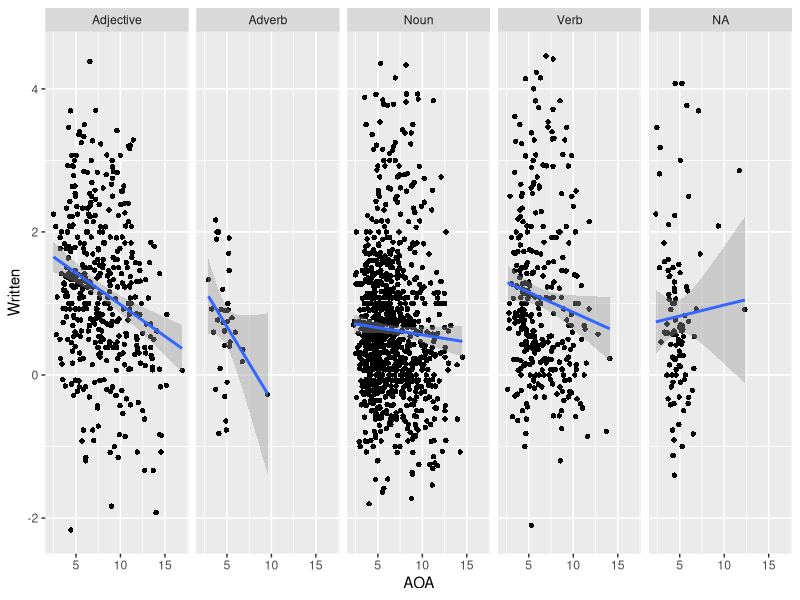
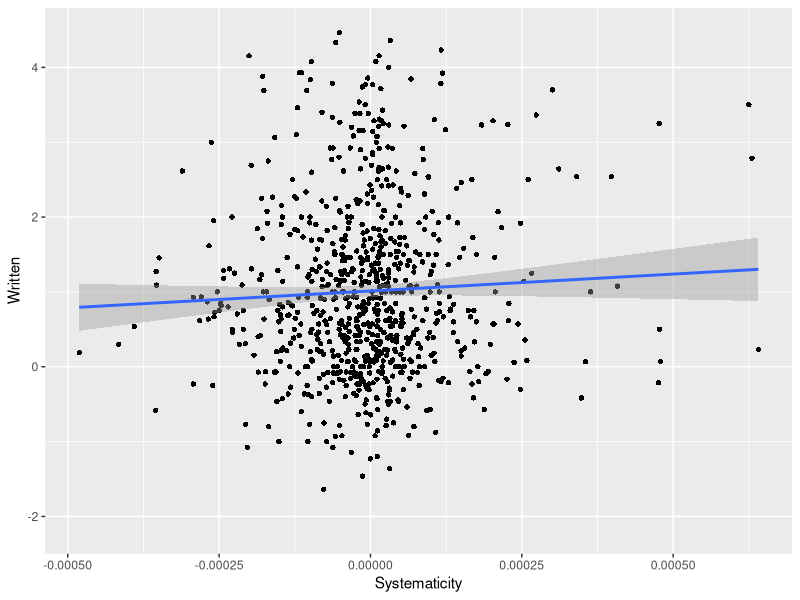
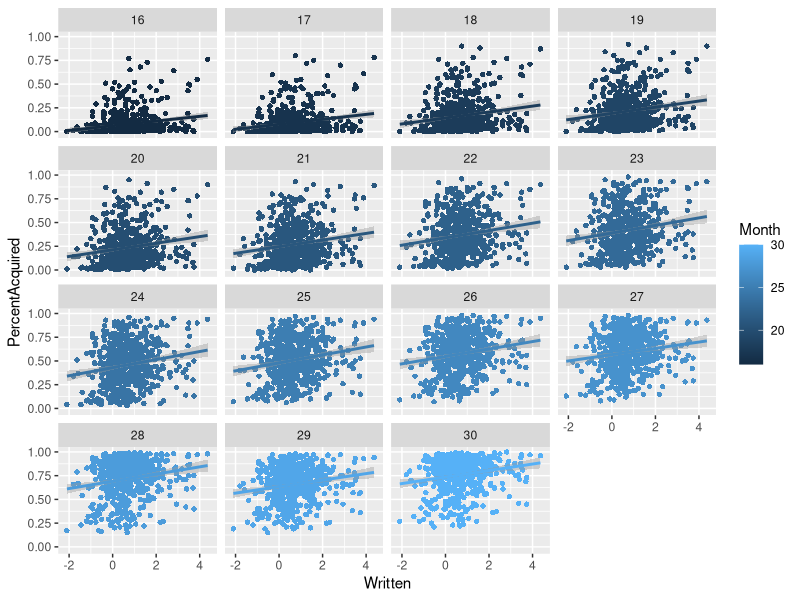
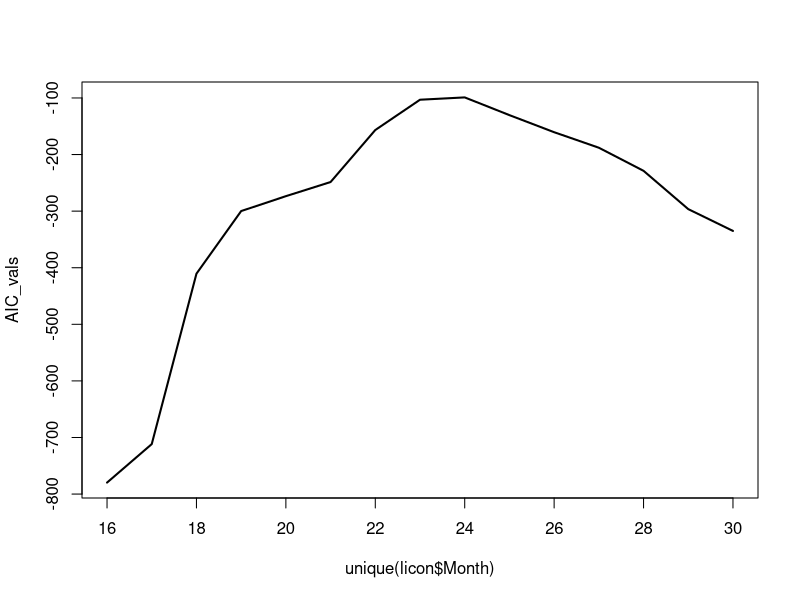
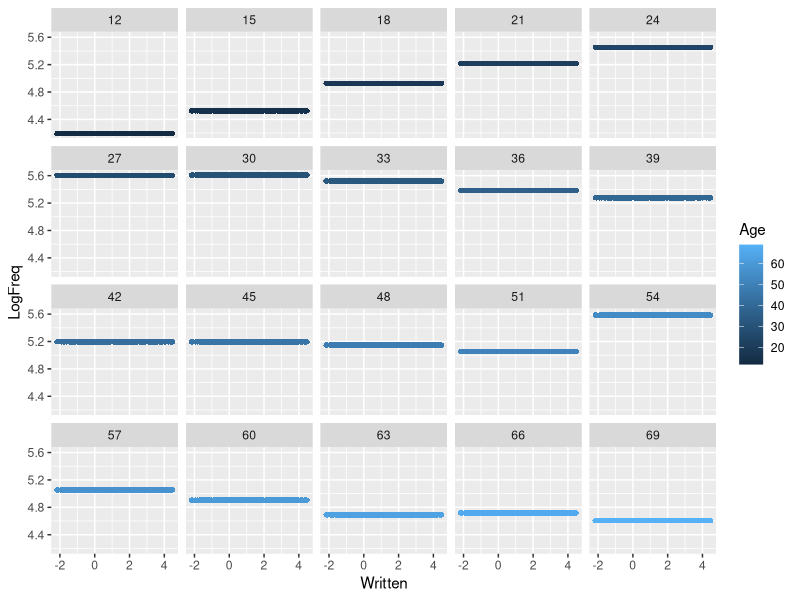
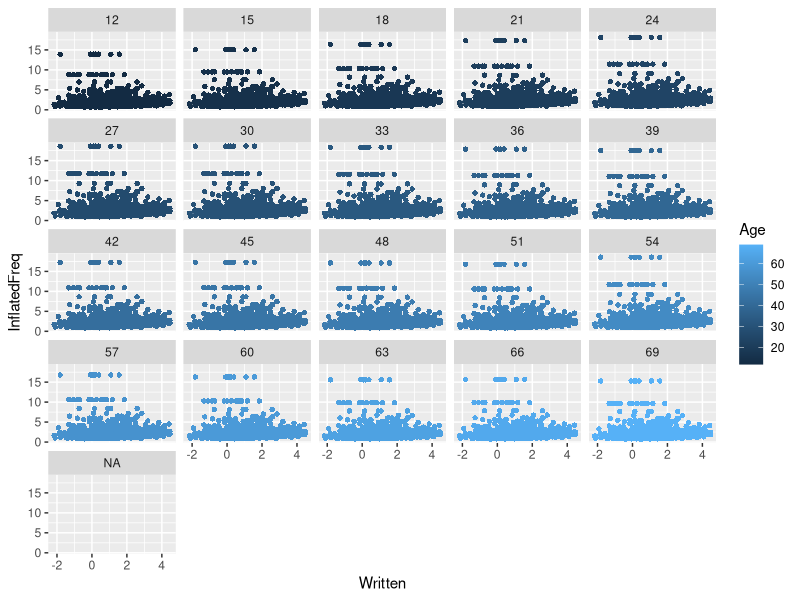
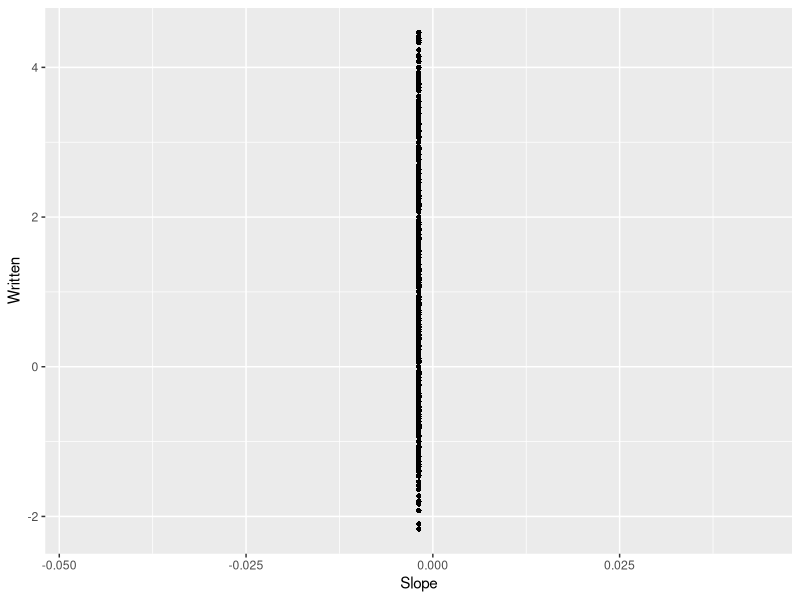
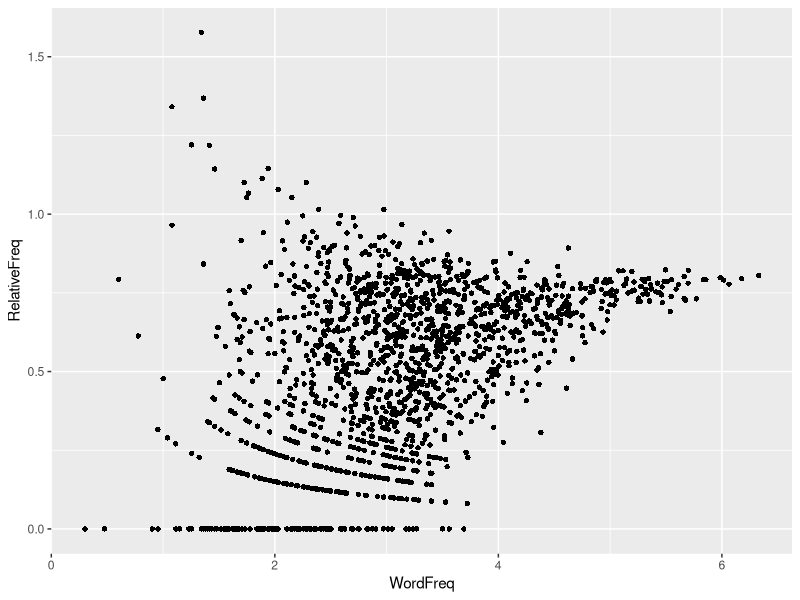

Write R code to recreate these figures, in order.
## Bodo Winter
## August 24, 2015
## Analysis of iconicity data for Evolang

## Analysis is split into three parts:
## (1) - Analysis of Brysbaert et al. (2014) AOA ratings
## (2) - Analysis of MCDI %used, retrieved from Wordbank (%
## (3) - Analysis of CHILDES productions
## (4) - Analysis of MCDI raw child production data
## (5) - Analysis of Parental Input Frequency from CHILDES


library(ggplot2)
library(car)
library(dplyr)
library(reshape2)
library(lme4)


##------------------------------------------------------------------
## Preprocessing:
##------------------------------------------------------------------

## Load in datasets:

setwd('/Users/teeniematlock/Desktop/research/iconicity/evolang_AOA_analysis/')
icon <- read.csv('iconicity_ratings_both.csv')
mon <- read.csv('monaghan2014_systematicity.csv')
mcdi <- read.csv('MCDI_item_data.csv')				# from wordbank
parent <- readLines('CHILDES_parentfreq.txt')		# what a messy format!
childes <- read.csv('childes_child_freq.csv')
wbank <- read.csv('wordbank_item_frequencies.csv')

## Clean up the parental input frequencies:

# parent <- parent[-c(length(parent)-1, length(parent))]		# last two entries are broken
parent <- strsplit(parent, ' ')
parent <- lapply(parent, FUN = function(x) x[x!= ''])
parent <- parent[!sapply(parent, FUN = function(x) any(is.na(x)))]
parent.df <- t(as.data.frame(parent))
parent.df <- as.data.frame(parent.df)
colnames(parent.df) = c('ParentFrequency', 'Word')
rownames(parent.df) = 1:nrow(parent.df)

## Merge parental input frequencies with main data frame;

icon$ParentFrequency <- parent.df[match(icon$Word, parent.df$Word), ]$ParentFrequency
icon$ParentFrequency <- as.numeric(as.character(icon$ParentFrequency))
icon$LogParentFreq <- log10(icon$ParentFrequency)

## Merge Monaghan et al. (2014) dataset with main iconicity dataset:

icon$Systematicity <- mon[match(icon$Word, mon$word),]$relativeIconicity
length(na.omit(icon$Systematicity))		# 799 words for which there is a match to Monaghan et al. (2014)

## Rename:

colnames(mcdi) <- gsub('X', 'mcdi_',colnames(mcdi))

## Add MCDI AOA values to main dataset:

icon <- cbind(icon,
	mcdi[match(icon$Word, mcdi$definition), grep('mcdi_', colnames(mcdi))])



##------------------------------------------------------------------
## Part #1: Brysbaert AOA ratings:
##------------------------------------------------------------------

## Plot iconicity against AOA:

quartz('', 11, 5)
ggplot(icon,
	aes(x = AOA, y = Written)) +
	geom_point(shape = 16) + 
	geom_smooth(method = 'lm') +
	facet_grid(~ContentPOS)

## Make an analysis of this, first a marginal analysis ignoring all other factors:

xmdl <- lm(AOA ~ Written, icon)
summary(xmdl)

## For the fuller analysis, center all variables:

icon <- mutate(icon,
	Written_c = Written - mean(Written, na.rm = T),
	Systematicity_c = Systematicity - mean(Systematicity, na.rm = T),
	WordFreq_c = WordFreq - mean(WordFreq, na.rm = T))

## A fuller analysis, controlling for the other variables:

xmdl <- lm(AOA ~ Written_c + Systematicity_c +
	WordFreq_c + ContentPOS, icon)
summary(xmdl)
vif(xmdl)			# actually o.k. (no collinearity issue)

## Check how much _unique_ variance iconicity contributes above and beyond systematicity:

xmdl.noicon <- lm(AOA ~ 1 + Systematicity_c +
	WordFreq_c + ContentPOS, icon)
summary(xmdl.noicon)$r.squared
summary(xmdl)$r.squared				# about 1%

## Check how much _unique_ variance iconicity contributes above and beyond only POS & frequency:

xmdl.1 <- lm(AOA ~ WordFreq_c + ContentPOS, icon)
xmdl.2 <- lm(AOA ~ Written_c + WordFreq_c + ContentPOS, icon)
summary(xmdl.1)$r.squared
summary(xmdl.2)$r.squared			# ~5%

## What is the relationship between systematicity and the iconicity ratings?:

quartz('', 8, 6)
ggplot(icon,
	aes(x = Systematicity, y = Written)) +
	geom_point(shape = 16) +
	geom_smooth(method = 'lm')
cor.test(icon$Systematicity, icon$Written)			# not related!

## Compare AIC values of iconicity against systematicity on subset for which there are both:

all_completes <- complete.cases(icon$Written_c) & complete.cases(icon$Systematicity_c)
icon.subset <- icon[all_completes, ]
xmdl.icon <- lm(AOA ~ Written_c + WordFreq_c, icon.subset)
xmdl.sys <- lm(AOA ~ Systematicity_c + WordFreq_c, icon.subset)
AIC(xmdl.icon)
AIC(xmdl.sys)
diff(c(AIC(xmdl.sys), AIC(xmdl.icon)))



##------------------------------------------------------------------
## Part #2: MCDI analysis of "proportion of children used this word"
##------------------------------------------------------------------

## Make into long format so that every word has a %acquired value for each month:

icon.relevant <- dplyr:::select(icon,
	Word, Written, WordFreq, Systematicity,
	(mcdi_16:mcdi_30))
licon <- melt(icon.relevant,
	id.vars = c('Word', 'Written', 'WordFreq', 'Systematicity'))
licon <- rename(licon,
	Month = variable, PercentAcquired = value)
licon$Month <- as.numeric(gsub('mcdi_', '', as.character(licon$Month)))

## Make a plot of this relationship:

quartz('', 11, 6)
ggplot(licon,
	aes(x = Written, y = PercentAcquired, col = Month)) + 
	geom_point(shape = 16) +
	geom_smooth(method = 'lm') + 
	facet_wrap(~Month)

## For every month, compute the fit of the Iconicity-only model:

AIC_vals <- c()
for(i in unique(licon$Month)) {
	temporary_subset <- filter(licon, Month == i)
	
	temporary_model <- lm(PercentAcquired ~ Written, temporary_subset)
		
	AIC_vals <- c(AIC_vals, AIC(temporary_model))
	}
quartz('', 9, 6)
plot(unique(licon$Month), AIC_vals, type = 'l', lwd = 2)

## For modeling, center again:

licon <- mutate(licon,
	Written_c = Written - mean(Written, na.rm = T),
	Systematicity_c = Systematicity - mean(Systematicity, na.rm = T),
	WordFreq_c = WordFreq - mean(WordFreq, na.rm = T),
	Month_c = Month - mean(Month, na.rm = T))

## Model this relationship, first with the full data:

xmdl <- lmer(PercentAcquired ~ Written_c + Month_c + WordFreq_c +
	Written_c:Month_c + WordFreq_c:Month_c +
	(1|Word), licon)
summary(xmdl)




##------------------------------------------------------------------
## Part #3: Childes production frequency
##------------------------------------------------------------------

## How many words do we have in CHILDES?

length(unique(childes$Word))		# 1,951

## Add iconicity, frequency and systematicity data to childes:

childes$Written <- icon[match(childes$Word, icon$Word), ]$Written
childes$Systematicity <- icon[match(childes$Word, icon$Word), ]$Systematicity
childes$FreqSUBTLEX <- icon[match(childes$Word, icon$Word), ]$WordFreq

## Make a plot of this:

quartz('', 11, 6.5)
ggplot(childes[childes$LogFreq != 0,],
	aes(x = Written, y = LogFreq, col = Age)) +
	geom_point(shape = 16) +
	geom_smooth(method = 'lm') + 
	facet_wrap(~Age)			# what is happening here?

## Calculate adult inflated frequency:

childes$InflatedFreq <- log10(childes$Freq + 1)
childes$InflatedFreq <- childes$InflatedFreq / childes$FreqSUBTLEX

## Check whether this makes sense:

head(arrange(childes, desc(InflatedFreq)), 20)
head(arrange(childes, InflatedFreq), 20)

## Plot this inflated frequency measure:

quartz('', 11, 6.5)
ggplot(childes[childes$InflatedFreq != 0,],
	aes(x = Written, y = InflatedFreq, col = Age)) +
	geom_point(shape = 16) +
	geom_smooth(method = 'lm') + 
	facet_wrap(~Age)			# what is happening here?

## Center for analysis:

childes <- mutate(childes,
	Written_c = Written - mean(Written, na.rm = T),
	Systematicity_c = Systematicity - mean(Systematicity, na.rm = T),
	Age_c = Age - mean(Age, na.rm = T),
	FreqSUBTLEX_c = FreqSUBTLEX - mean(FreqSUBTLEX, na.rm = T))

## Make an analysis of this:

summary(lm(InflatedFreq ~ Written_c + Written_c:Age_c, childes))
summary(lm(LogFreq ~ Written_c  + FreqSUBTLEX_c +
	FreqSUBTLEX_c:Age_c + Written_c:Age_c, childes))
	# these two produce conceptually similar results

## Compute slopes:

childes_slopes <- data.frame(Word = unique(childes$Word))
childes_slopes$Slope <- numeric(nrow(childes_slopes))
for (i in childes_slopes$Word) {
	xtemp <- childes[childes$Word == i,]
	childes_slopes[childes_slopes$Word == i,]$Slope <- coef(lm(LogFreq ~ Age, xtemp))[2]
	}

## Check whether the result makes intuitive sense:

head(arrange(childes_slopes, desc(Slope)), 20)
head(arrange(childes_slopes, Slope), 20)

## Add iconicity to this:

childes_slopes$Written <- icon[match(childes_slopes$Word, icon$Word),]$Written
childes_slopes$Systematicity <- icon[match(childes_slopes$Word, icon$Word),]$Systematicity

## Plot both:

quartz('', 9, 6)
ggplot(childes_slopes,
	aes(x = Slope, y = Written)) +
	geom_point(shape = 16) +
	geom_smooth(method = 'lm')
# interpretation: those that increase in frequency are less likely to be iconic;
# those that decrease in frequency are more iconic




##------------------------------------------------------------------
## Part #4: Wordbank production frequency; IGNORE THIS FOR NOW!!!! (it's BULLSHIT)
##------------------------------------------------------------------

# ## Add iconicity data, systematicity scores and SUBTLEX frequency data to wordbank:

# wbank$Written <- icon[match(wbank$Word, icon$Word), ]$Written
# wbank$Systematicity <- icon[match(wbank$Word, icon$Word), ]$Systematicity
# wbank$WordFreq <- icon[match(wbank$Word, icon$Word), ]$WordFreq

# ## Make a plot of this child production frequency against iconicity:

# quartz('', 11, 6.5)
# ggplot(wbank,
	# aes(x = Written, y = LogFreq, col = Age)) +
	# geom_point(shape = 16) +
	# geom_smooth(method = 'lm') + 
	# facet_wrap(~Age)

# ## For every month, compute the fit of the Iconicity-only model:

# AIC_vals <- c()
# slopes <- c()
# for(i in unique(wbank$Age)) {
	# temporary_subset <- filter(wbank, Age == i)
	
	# temporary_model <- lm(LogFreq ~ Written, temporary_subset)
		
	# AIC_vals <- c(AIC_vals, AIC(temporary_model))
	# slopes <- c(slopes, coef(temporary_model)[2])
	# }

# ## Plot AIC values:

# quartz('', 9, 6)
# plot(unique(wbank$Age), AIC_vals, type = 'l', lwd = 2)

# ## Plot slopes:

# quartz('', 9, 6)
# plot(unique(wbank$Age), slopes, type = 'l', lwd = 2)

# ## Create a measure of "inflated in child language frequency" by using SUBTLEX:

# wbank$InflatedFreq <- wbank$LogFreq/wbank$WordFreq

# ## Plot this:

# quartz('', 11, 6.5)
# ggplot(wbank,
	# aes(x = Written, y = InflatedFreq, col = Age)) +
	# geom_point(shape = 16) +
	# geom_smooth(method = 'lm') + 
	# facet_wrap(~Age)

# ## Take an average inflated measure for each word (across all ages):

# wbank_sums <- aggregate(Freq ~ Word, wbank, sum)
# wbank_sums$LogFreq <- wbank_sums$Freq
# wbank_sums$LogFreqSUBTLEX <- wbank[match(wbank_sums$Word,wbank$Word),]$WordFreq
# wbank_sums$Written <- wbank[match(wbank_sums$Word,wbank$Word),]$Written
# wbank_sums$Systematicity <- icon[match(wbank_sums$Word,icon$Word),]$Systematicity
# wbank_sums$InflatedFreq <- wbank_sums$LogFreq / wbank_sums$LogFreqSUBTLEX

# ## Sort by inflated freq to see whether it make sense (are the highest words more 'child-y'?):

# head(arrange(wbank_sums, desc(InflatedFreq)))

# ## Plot inflated freq against written iconicity:

# quartz('', 9, 6)
# ggplot(wbank_sums,
	# aes(x = Written, y = InflatedFreq)) +
	# geom_point(shape = 16) +
	# geom_smooth(method = 'lm')

# ## Plot inflated freq against systematicity:

# quartz('', 9, 6)
# ggplot(wbank_sums,
	# aes(x = Systematicity, y = InflatedFreq)) +
	# geom_point(shape = 16) +
	# geom_smooth(method = 'lm')

# ## Make models of this:

# summary(lm(InflatedFreq ~ Written, wbank_sums))
# summary(lm(InflatedFreq ~ Systematicity, wbank_sums))			# basically no r-squared

# ## For modeling main data, center:

# wbank <- mutate(wbank,
	# Written_c = Written - mean(Written, na.rm = T),
	# Systematicity_c = Systematicity - mean(Systematicity, na.rm = T),
	# InflatedFreq_c = InflatedFreq - mean(InflatedFreq, na.rm = T),
	# WordFreq_c = WordFreq - mean(WordFreq, na.rm = T),
	# Age_c = Age - mean(Age, na.rm = T))

# ## Model this relationship, first with the full data:

# xmdl <- lmer(InflatedFreq ~ Written_c + Age_c + WordFreq_c + 
	# Written_c:Age_c + WordFreq_c:Age_c + 
	# (1|Word), wbank)
# summary(xmdl)

# ## Calculate frequency change slopes, i.e., words that
# ## decreased or increased in frequency over the 14 month period:

# wbank_slopes <- data.frame(Word = unique(wbank$Word))
# wbank_slopes$Slope <- numeric(nrow(wbank_slopes))
# for (i in wbank_slopes$Word) {
	# xtemp <- wbank[wbank$Word == i,]
	# wbank_slopes[wbank_slopes$Word == i,]$Slope <- coef(lm(LogFreq ~ Age, xtemp))[2]
	# }

# ## Check whether this makes sense:

# head(arrange(wbank_slopes, desc(Slope)), 20)

# ## Add iconicity:

# wbank_slopes$Written <- icon[match(wbank_slopes$Word, icon$Word), ]$Written

# ## Make a plot of frequency increase/decrease (slopes) against iconicity:

# quartz('', 9, 6)
# ggplot(wbank_slopes,
	# aes(x = Written, y = Slope)) +
	# geom_point(shape = 16) +
	# geom_smooth(method = 'lm')

# summary(lm(Slope ~ Written, wbank_slopes))




##------------------------------------------------------------------
## Part #5: Parental input frequency
##------------------------------------------------------------------

## Create a relative frequency measure (which words are relatively more inflated in input frequency):

icon$RelativeFreq <- icon$LogParentFreq / icon$WordFreq
icon <- mutate(icon,
	RelativeFreq_c = RelativeFreq - mean(RelativeFreq, na.rm = T))

## Check which words are inflated:

dplyr:::select(icon, RelativeFreq, Word) %>% arrange(RelativeFreq)

## How is this relative frequency related to the overall population frequency?

quartz('', 9, 6)
ggplot(icon,
	aes(x = WordFreq, y = RelativeFreq)) + 
	geom_point(shape = 16)

## See whether this relative frequency measure predicts iconicity:

quartz('', 9, 6)
ggplot(icon,
	aes(x = RelativeFreq, y = Written)) + 
	geom_point(shape = 16) + geom_smooth(method = 'lm')
	
## Model this, first with a simple model:

xmdl.parent <- lm(RelativeFreq ~ Written, icon)
summary(xmdl.parent)

## Then incorporating the other factors:

xmdl.parent2 <- lm(RelativeFreq ~ Written_c + WordFreq_c, icon)
summary(xmdl.parent2)

## How much does iconicity contribute above and beyond frequency?

summary(xmdl.parent2)$r.squared
summary(xmdl.parent)$r.squared



